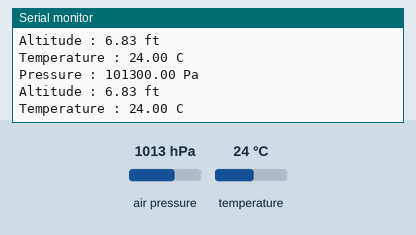
Simulated run of this sketch. Board: Arduino Uno, built with avr-gcc and run on an emulated ATmega328P. On the bench: the last lines printed to the serial monitor. The inputs (shaded band) are chosen by the test bench; at power-on: air pressure 1013 hPa, temperature 24 °C.

Above: at 1.2 s.
1.3 s: air pressure set to 952 hPa
At 2.6 s:
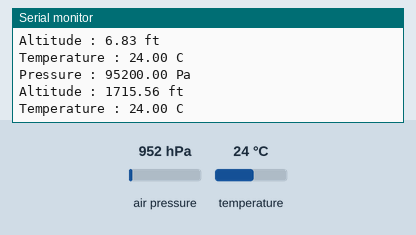
2.8 s: temperature set to 12 °C
At 3.9 s:
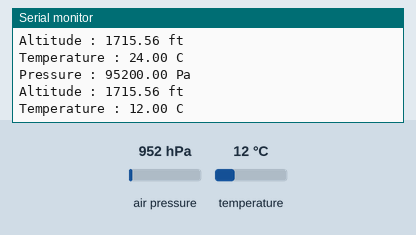
4.3 s: air pressure set to 975 hPa
At 5.7 s:
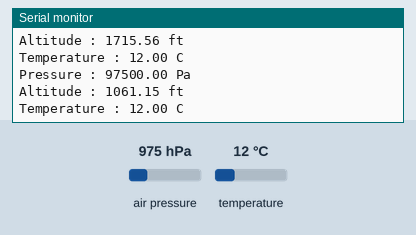
Timing chart, 0 to 7.3 s (numbered marks = the images above; inputs shaded):
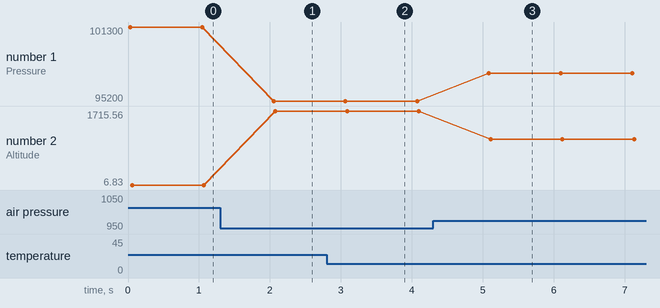

The sketch:

BMP280.ino
```cpp
#include <Adafruit_Sensor.h>
#include <Adafruit_BMP280.h>
#include <Wire.h>

Adafruit_BMP280 bmp;

float pressure,altitude,temperature;

void setup() {
  Serial.begin(9600);

  if(bmp.begin(0x76)){
    Serial.println("BMP initialised successfully!");
    Serial.println();
  }
  else{
    Serial.println("Error initialising BMP!");
    while(1){

    }
  }

}

void loop() {

  getBmpData();
  delay(1000);

}

void getBmpData(){

  pressure=bmp.readPressure();
  altitude=bmp.readAltitude()*3.28084;
  temperature=bmp.readTemperature();

  Serial.print("Pressure : ");
  Serial.print(pressure);
  Serial.println(" Pa");

  Serial.print("Altitude : ");
  Serial.print(altitude);
  Serial.println(" ft");

  Serial.print("Temperature : ");
  Serial.print(temperature);
  Serial.println(" C");

  Serial.println();
}
```

Measured:
- after the input at 1.3 s, the serial monitor: prints a new line after 0.75 s (image 1)
- after the input at 2.8 s, the serial monitor: prints a new line after 0.31 s (image 2)
- after the input at 4.3 s, the serial monitor: prints a new line after 0.79 s (image 3)
- plotted number 1: 101300 → 95200 after the input at 1.3 s, 95200 → 97500 after the input at 4.3 s
- plotted number 2: 6.83 → 1715.56 after the input at 1.3 s, 1715.56 → 1061.15 after the input at 4.3 s
